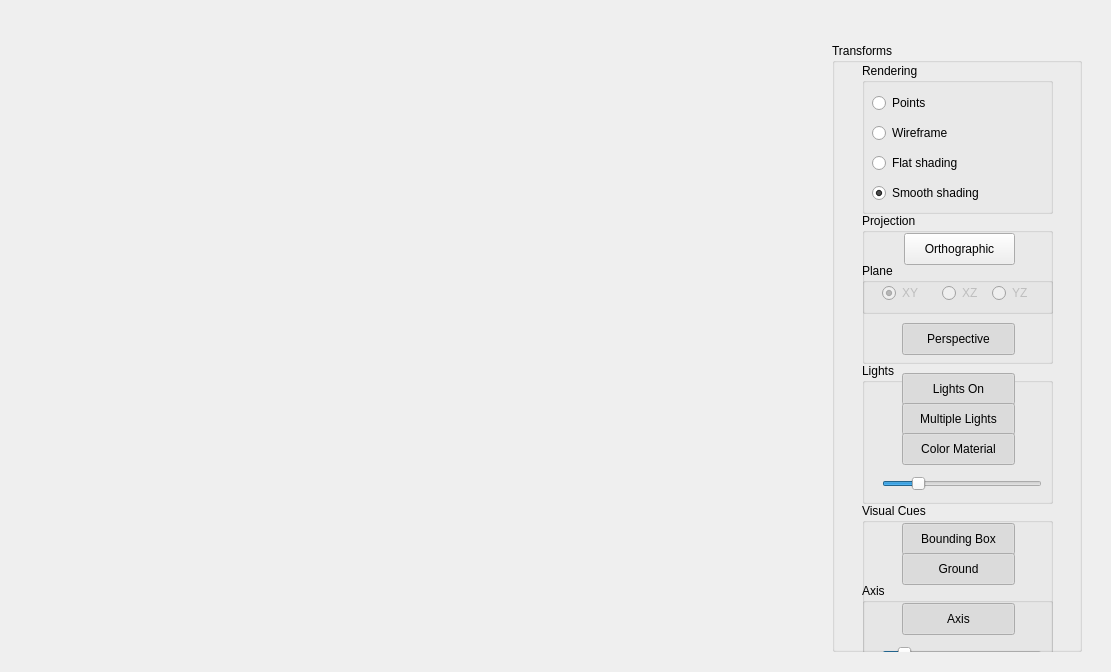
<?xml version="1.0" encoding="UTF-8"?>
<ui version="4.0">
 <class>Window</class>
 <widget class="QWidget" name="Window">
  <property name="geometry">
   <rect>
    <x>0</x>
    <y>0</y>
    <width>1111</width>
    <height>672</height>
   </rect>
  </property>
  <property name="sizePolicy">
   <sizepolicy hsizetype="Maximum" vsizetype="Maximum">
    <horstretch>0</horstretch>
    <verstretch>0</verstretch>
   </sizepolicy>
  </property>
  <property name="minimumSize">
   <size>
    <width>200</width>
    <height>200</height>
   </size>
  </property>
  <property name="windowTitle">
   <string>Window</string>
  </property>
  <property name="layoutDirection">
   <enum>Qt::LeftToRight</enum>
  </property>
  <property name="autoFillBackground">
   <bool>true</bool>
  </property>
  <widget class="QWidget" name="layoutWidget">
   <property name="geometry">
    <rect>
     <x>12</x>
     <y>32</y>
     <width>1081</width>
     <height>631</height>
    </rect>
   </property>
   <layout class="QVBoxLayout" name="verticalLayout_5" stretch="0">
    <property name="sizeConstraint">
     <enum>QLayout::SetMaximumSize</enum>
    </property>
    <item>
     <layout class="QHBoxLayout" name="horizontalLayout">
      <property name="sizeConstraint">
       <enum>QLayout::SetMaximumSize</enum>
      </property>
      <item>
       <widget class="ViewPortWidget" name="viewPortWidget" native="true">
        <property name="sizePolicy">
         <sizepolicy hsizetype="Maximum" vsizetype="Maximum">
          <horstretch>0</horstretch>
          <verstretch>0</verstretch>
         </sizepolicy>
        </property>
        <property name="minimumSize">
         <size>
          <width>200</width>
          <height>200</height>
         </size>
        </property>
        <property name="maximumSize">
         <size>
          <width>166667</width>
          <height>166667</height>
         </size>
        </property>
       </widget>
      </item>
      <item>
       <widget class="QGroupBox" name="controlsGroup">
        <property name="sizePolicy">
         <sizepolicy hsizetype="Fixed" vsizetype="MinimumExpanding">
          <horstretch>0</horstretch>
          <verstretch>0</verstretch>
         </sizepolicy>
        </property>
        <property name="minimumSize">
         <size>
          <width>250</width>
          <height>400</height>
         </size>
        </property>
        <property name="autoFillBackground">
         <bool>false</bool>
        </property>
        <property name="title">
         <string>Transforms</string>
        </property>
        <widget class="QGroupBox" name="groupBox_3">
         <property name="geometry">
          <rect>
           <x>30</x>
           <y>320</y>
           <width>191</width>
           <height>141</height>
          </rect>
         </property>
         <property name="autoFillBackground">
          <bool>false</bool>
         </property>
         <property name="title">
          <string>Lights</string>
         </property>
         <widget class="QPushButton" name="enableLightBtn">
          <property name="geometry">
           <rect>
            <x>40</x>
            <y>10</y>
            <width>113</width>
            <height>32</height>
           </rect>
          </property>
          <property name="text">
           <string>Lights On</string>
          </property>
          <property name="checkable">
           <bool>true</bool>
          </property>
          <property name="checked">
           <bool>true</bool>
          </property>
          <property name="autoDefault">
           <bool>true</bool>
          </property>
         </widget>
         <widget class="QPushButton" name="multilightsBtn">
          <property name="enabled">
           <bool>true</bool>
          </property>
          <property name="geometry">
           <rect>
            <x>40</x>
            <y>40</y>
            <width>113</width>
            <height>32</height>
           </rect>
          </property>
          <property name="text">
           <string>Multiple Lights</string>
          </property>
          <property name="checkable">
           <bool>true</bool>
          </property>
          <property name="checked">
           <bool>true</bool>
          </property>
         </widget>
         <widget class="QPushButton" name="colorMatBtn">
          <property name="enabled">
           <bool>true</bool>
          </property>
          <property name="geometry">
           <rect>
            <x>40</x>
            <y>70</y>
            <width>113</width>
            <height>32</height>
           </rect>
          </property>
          <property name="text">
           <string>Color Material</string>
          </property>
          <property name="checkable">
           <bool>true</bool>
          </property>
          <property name="checked">
           <bool>true</bool>
          </property>
         </widget>
         <widget class="QSlider" name="lightSlider">
          <property name="geometry">
           <rect>
            <x>20</x>
            <y>110</y>
            <width>160</width>
            <height>22</height>
           </rect>
          </property>
          <property name="minimum">
           <number>0</number>
          </property>
          <property name="maximum">
           <number>50</number>
          </property>
          <property name="sliderPosition">
           <number>10</number>
          </property>
          <property name="orientation">
           <enum>Qt::Horizontal</enum>
          </property>
         </widget>
        </widget>
        <widget class="QGroupBox" name="groupBox">
         <property name="geometry">
          <rect>
           <x>30</x>
           <y>170</y>
           <width>191</width>
           <height>151</height>
          </rect>
         </property>
         <property name="autoFillBackground">
          <bool>false</bool>
         </property>
         <property name="title">
          <string>Projection</string>
         </property>
         <widget class="QPushButton" name="orthographicBtn">
          <property name="enabled">
           <bool>true</bool>
          </property>
          <property name="geometry">
           <rect>
            <x>42</x>
            <y>20</y>
            <width>111</width>
            <height>32</height>
           </rect>
          </property>
          <property name="text">
           <string>Orthographic</string>
          </property>
          <property name="checkable">
           <bool>true</bool>
          </property>
          <property name="checked">
           <bool>false</bool>
          </property>
         </widget>
         <widget class="QPushButton" name="perspectiveBtn">
          <property name="geometry">
           <rect>
            <x>40</x>
            <y>110</y>
            <width>113</width>
            <height>32</height>
           </rect>
          </property>
          <property name="text">
           <string>Perspective</string>
          </property>
          <property name="checkable">
           <bool>true</bool>
          </property>
          <property name="checked">
           <bool>true</bool>
          </property>
         </widget>
         <widget class="QGroupBox" name="groupBox_5">
          <property name="geometry">
           <rect>
            <x>0</x>
            <y>50</y>
            <width>191</width>
            <height>51</height>
           </rect>
          </property>
          <property name="autoFillBackground">
           <bool>false</bool>
          </property>
          <property name="title">
           <string>Plane</string>
          </property>
          <widget class="QRadioButton" name="xyRb">
           <property name="enabled">
            <bool>false</bool>
           </property>
           <property name="geometry">
            <rect>
             <x>20</x>
             <y>20</y>
             <width>41</width>
             <height>20</height>
            </rect>
           </property>
           <property name="text">
            <string>XY</string>
           </property>
           <property name="checked">
            <bool>true</bool>
           </property>
          </widget>
          <widget class="QRadioButton" name="xzRb">
           <property name="enabled">
            <bool>false</bool>
           </property>
           <property name="geometry">
            <rect>
             <x>80</x>
             <y>20</y>
             <width>41</width>
             <height>20</height>
            </rect>
           </property>
           <property name="text">
            <string>XZ</string>
           </property>
          </widget>
          <widget class="QRadioButton" name="yzRb">
           <property name="enabled">
            <bool>false</bool>
           </property>
           <property name="geometry">
            <rect>
             <x>130</x>
             <y>20</y>
             <width>41</width>
             <height>20</height>
            </rect>
           </property>
           <property name="text">
            <string>YZ</string>
           </property>
          </widget>
         </widget>
        </widget>
        <widget class="QGroupBox" name="groupBox_2">
         <property name="geometry">
          <rect>
           <x>30</x>
           <y>20</y>
           <width>191</width>
           <height>151</height>
          </rect>
         </property>
         <property name="autoFillBackground">
          <bool>false</bool>
         </property>
         <property name="title">
          <string>Rendering</string>
         </property>
         <widget class="QRadioButton" name="pointsRb">
          <property name="geometry">
           <rect>
            <x>10</x>
            <y>30</y>
            <width>100</width>
            <height>20</height>
           </rect>
          </property>
          <property name="text">
           <string>Points</string>
          </property>
         </widget>
         <widget class="QRadioButton" name="wireframeRb">
          <property name="geometry">
           <rect>
            <x>10</x>
            <y>60</y>
            <width>100</width>
            <height>20</height>
           </rect>
          </property>
          <property name="text">
           <string>Wireframe</string>
          </property>
         </widget>
         <widget class="QRadioButton" name="flatShadingRb">
          <property name="geometry">
           <rect>
            <x>10</x>
            <y>90</y>
            <width>100</width>
            <height>20</height>
           </rect>
          </property>
          <property name="text">
           <string>Flat shading</string>
          </property>
         </widget>
         <widget class="QRadioButton" name="smoothShadingRb">
          <property name="geometry">
           <rect>
            <x>10</x>
            <y>120</y>
            <width>121</width>
            <height>20</height>
           </rect>
          </property>
          <property name="text">
           <string>Smooth shading</string>
          </property>
          <property name="checked">
           <bool>true</bool>
          </property>
         </widget>
        </widget>
        <widget class="QGroupBox" name="groupBox_4">
         <property name="geometry">
          <rect>
           <x>30</x>
           <y>460</y>
           <width>191</width>
           <height>171</height>
          </rect>
         </property>
         <property name="autoFillBackground">
          <bool>false</bool>
         </property>
         <property name="title">
          <string>Visual Cues</string>
         </property>
         <widget class="QPushButton" name="boundBoxBtn">
          <property name="geometry">
           <rect>
            <x>40</x>
            <y>20</y>
            <width>113</width>
            <height>32</height>
           </rect>
          </property>
          <property name="text">
           <string>Bounding Box</string>
          </property>
          <property name="checkable">
           <bool>true</bool>
          </property>
          <property name="checked">
           <bool>true</bool>
          </property>
         </widget>
         <widget class="QPushButton" name="groundBtn">
          <property name="geometry">
           <rect>
            <x>40</x>
            <y>50</y>
            <width>113</width>
            <height>32</height>
           </rect>
          </property>
          <property name="text">
           <string>Ground</string>
          </property>
          <property name="checkable">
           <bool>true</bool>
          </property>
          <property name="checked">
           <bool>true</bool>
          </property>
         </widget>
         <widget class="QGroupBox" name="groupBox_6">
          <property name="geometry">
           <rect>
            <x>0</x>
            <y>80</y>
            <width>191</width>
            <height>91</height>
           </rect>
          </property>
          <property name="title">
           <string>Axis</string>
          </property>
          <widget class="QPushButton" name="axisBtn">
           <property name="geometry">
            <rect>
             <x>40</x>
             <y>20</y>
             <width>113</width>
             <height>32</height>
            </rect>
           </property>
           <property name="text">
            <string>Axis</string>
           </property>
           <property name="checkable">
            <bool>true</bool>
           </property>
           <property name="checked">
            <bool>true</bool>
           </property>
          </widget>
          <widget class="QSlider" name="axisLengthSlider">
           <property name="geometry">
            <rect>
             <x>20</x>
             <y>60</y>
             <width>160</width>
             <height>22</height>
            </rect>
           </property>
           <property name="maximum">
            <number>100</number>
           </property>
           <property name="singleStep">
            <number>1</number>
           </property>
           <property name="value">
            <number>10</number>
           </property>
           <property name="sliderPosition">
            <number>10</number>
           </property>
           <property name="orientation">
            <enum>Qt::Horizontal</enum>
           </property>
          </widget>
         </widget>
        </widget>
       </widget>
      </item>
     </layout>
    </item>
   </layout>
  </widget>
 </widget>
 <layoutdefault spacing="6" margin="11"/>
 <customwidgets>
  <customwidget>
   <class>ViewPortWidget</class>
   <extends>QWidget</extends>
   <header location="global">viewportwidget.h</header>
   <container>1</container>
   <slots>
    <slot>setXRotation(int)</slot>
    <slot>setZRotation(int)</slot>
    <slot>setYRotation(int)</slot>
   </slots>
  </customwidget>
 </customwidgets>
 <resources/>
 <connections/>
</ui>
